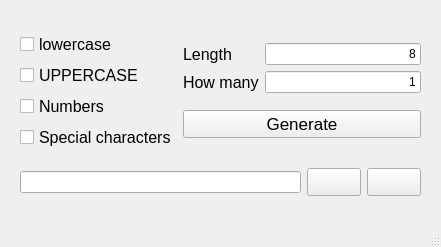
<?xml version="1.0" encoding="UTF-8"?>
<ui version="4.0">
 <class>MainWindow</class>
 <widget class="QMainWindow" name="MainWindow">
  <property name="geometry">
   <rect>
    <x>0</x>
    <y>0</y>
    <width>441</width>
    <height>247</height>
   </rect>
  </property>
  <property name="windowTitle">
   <string>Password Generator</string>
  </property>
  <widget class="QWidget" name="centralwidget">
   <widget class="QWidget" name="">
    <property name="geometry">
     <rect>
      <x>20</x>
      <y>20</y>
      <width>401</width>
      <height>189</height>
     </rect>
    </property>
    <layout class="QVBoxLayout" name="verticalLayout_5">
     <item>
      <layout class="QHBoxLayout" name="horizontalLayout_2">
       <item>
        <layout class="QVBoxLayout" name="verticalLayout">
         <item>
          <widget class="QCheckBox" name="checkBox">
           <property name="enabled">
            <bool>true</bool>
           </property>
           <property name="font">
            <font>
             <pointsize>12</pointsize>
            </font>
           </property>
           <property name="text">
            <string>lowercase</string>
           </property>
           <property name="tristate">
            <bool>false</bool>
           </property>
          </widget>
         </item>
         <item>
          <widget class="QCheckBox" name="checkBox_2">
           <property name="font">
            <font>
             <pointsize>12</pointsize>
            </font>
           </property>
           <property name="text">
            <string>UPPERCASE</string>
           </property>
          </widget>
         </item>
         <item>
          <widget class="QCheckBox" name="checkBox_3">
           <property name="font">
            <font>
             <pointsize>12</pointsize>
            </font>
           </property>
           <property name="text">
            <string>Numbers</string>
           </property>
          </widget>
         </item>
         <item>
          <widget class="QCheckBox" name="checkBox_4">
           <property name="font">
            <font>
             <pointsize>12</pointsize>
            </font>
           </property>
           <property name="text">
            <string>Special characters</string>
           </property>
          </widget>
         </item>
        </layout>
       </item>
       <item>
        <layout class="QVBoxLayout" name="verticalLayout_4">
         <item>
          <layout class="QHBoxLayout" name="horizontalLayout">
           <item>
            <layout class="QVBoxLayout" name="verticalLayout_2">
             <item>
              <widget class="QLabel" name="label">
               <property name="font">
                <font>
                 <pointsize>12</pointsize>
                </font>
               </property>
               <property name="text">
                <string>Length</string>
               </property>
              </widget>
             </item>
             <item>
              <widget class="QLabel" name="label_2">
               <property name="font">
                <font>
                 <pointsize>12</pointsize>
                </font>
               </property>
               <property name="text">
                <string>How many</string>
               </property>
              </widget>
             </item>
            </layout>
           </item>
           <item>
            <layout class="QVBoxLayout" name="verticalLayout_3">
             <item>
              <widget class="QLineEdit" name="lineEdit">
               <property name="text">
                <string>8</string>
               </property>
               <property name="alignment">
                <set>Qt::AlignRight|Qt::AlignTrailing|Qt::AlignVCenter</set>
               </property>
              </widget>
             </item>
             <item>
              <widget class="QLineEdit" name="lineEdit_2">
               <property name="text">
                <string>1</string>
               </property>
               <property name="alignment">
                <set>Qt::AlignRight|Qt::AlignTrailing|Qt::AlignVCenter</set>
               </property>
              </widget>
             </item>
            </layout>
           </item>
          </layout>
         </item>
         <item>
          <widget class="QPushButton" name="pushButton">
           <property name="font">
            <font>
             <pointsize>13</pointsize>
            </font>
           </property>
           <property name="text">
            <string>Generate</string>
           </property>
          </widget>
         </item>
        </layout>
       </item>
      </layout>
     </item>
     <item>
      <layout class="QHBoxLayout" name="horizontalLayout_3">
       <item>
        <widget class="QLineEdit" name="lineEdit_3"/>
       </item>
       <item>
        <widget class="QPushButton" name="pushButton_2">
         <property name="font">
          <font>
           <pointsize>13</pointsize>
          </font>
         </property>
         <property name="text">
          <string/>
         </property>
        </widget>
       </item>
       <item>
        <widget class="QPushButton" name="pushButton_3">
         <property name="font">
          <font>
           <pointsize>13</pointsize>
          </font>
         </property>
         <property name="text">
          <string/>
         </property>
        </widget>
       </item>
      </layout>
     </item>
    </layout>
   </widget>
  </widget>
  <widget class="QStatusBar" name="statusbar"/>
 </widget>
 <resources/>
 <connections/>
</ui>
